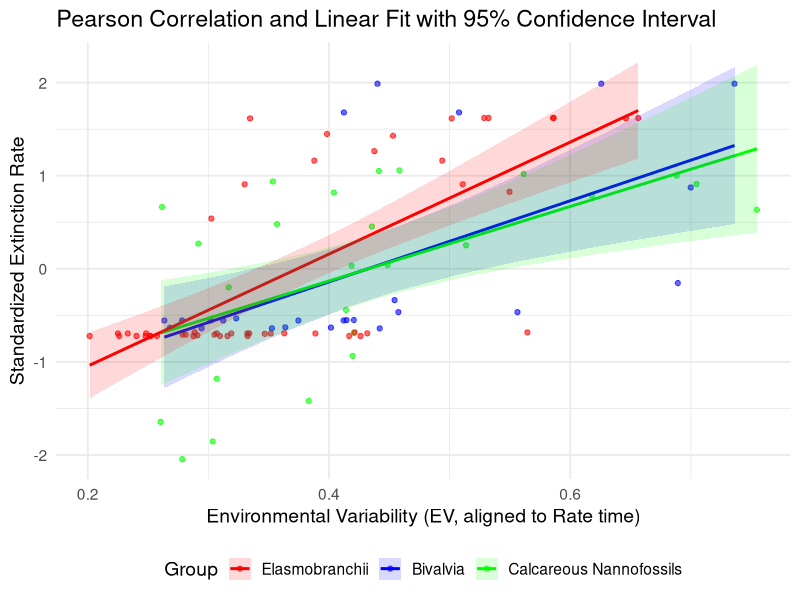

Write the R code that produced this figure.
# Example: Run Pearsen analysis using EV and extinction rates

library(ggplot2)
library(dplyr)
library(zoo)
library(broom)
library(purrr)

# --- Input data ---

# Elasmobranchii
df_elas <- data.frame(
  time_ev = c(64.80 ,64.85 ,64.90 ,64.95 ,65.00 ,65.05 ,65.10 ,65.15 ,65.20 ,65.25 ,65.30 ,65.35 ,65.40 ,65.45 ,65.50 ,65.55 ,65.60 ,65.65 ,65.70 ,65.75 ,65.80 ,65.85 ,65.90 ,65.95 ,66.00 ,66.05 ,66.10 ,66.15 ,66.20 ,66.25 ,66.30 ,66.35 ,66.40 ,66.45 ,66.50 ,66.55 ,66.60 ,66.65 ,66.70 ,66.75 ,66.80 ,66.85 ,66.90 ,66.95 ,67.00 ,67.05 ,67.10 ,67.15 ,67.20),
  ev = c(0.236799883186799 ,0.253634098862893 ,0.246739022889569 ,0.269819275061002 ,0.211498965112990 ,0.164941232240170 ,0.449895284061465 ,0.339298149006851 ,0.230256631933244 ,0.312379416940880 ,0.299465421540500 ,0.452992438960763 ,0.285009539064241 ,0.297224642295163 ,0.267897226027837 ,0.317575654957502 ,0.259260420097244 ,0.360594464629952 ,0.296934093006701 ,0.258625054838900 ,0.460564510077631 ,0.426274490021416 ,0.298130755077545 ,0.465424564604910 ,0.632331939246865 ,0.696408406786895 ,0.513247493330278 ,0.583952775003094 ,0.592344727672057 ,0.564910125745086 ,0.415764675615043 ,0.515287217639797 ,0.417776548630623 ,0.281256251286183 ,0.503639535203430 ,0.536776425600474 ,0.595411044571941 ,0.455076986164876 ,0.301400281264904 ,0.448440748752084 ,0.372685637683628 ,0.328309852596556 ,0.231403401939747 ,0.308152351940587 ,0.357172541832732 ,0.244885532898636 ,0.191892005380933 ,0.341171329768121 ,0.388730510742716),
  time_rate = c(64.8106829107744 ,64.8606919332211 ,64.9107009556677 ,64.9607099781144 ,65.0107190005611 ,65.0607280230078 ,65.1107370454545 ,65.1607460679012 ,65.2107550903479 ,65.2607641127946 ,65.3107731352413 ,65.3607821576879 ,65.4107911801346 ,65.4608002025813 ,65.5108092250280 ,65.5608182474747 ,65.6108272699214 ,65.6608362923681 ,65.7108453148148 ,65.7608543372615 ,65.8108633597082 ,65.8608723821548 ,65.9108814046015 ,65.9608904270482 ,66.0108994494949 ,66.0609084719416 ,66.1109174943883 ,66.1609265168350 ,66.2109355392817 ,66.2609445617284 ,66.3109535841750 ,66.3609626066217 ,66.4109716290684 ,66.4609806515151 ,66.5109896739618 ,66.5609986964085 ,66.6110077188552 ,66.6610167413019 ,66.7110257637486 ,66.7610347861952 ,66.8110438086419 ,66.8610528310886 ,66.9110618535353 ,66.9610708759820 ,67.0110798984287 ,67.0610889208754 ,67.1110979433221 ,67.1611069657688 ,67.2111159882155),
  rate = c(0.148022214553192 ,0.148022214553192 ,0.147974997033848 ,0.147939058056351 ,0.147939058056351 ,0.147939058056351 ,0.147953548100265 ,0.147953548100265 ,0.147953548100265 ,0.147930926984172 ,0.147930926984172 ,0.147979165780219 ,0.147979165780219 ,0.152997302427836 ,0.159140534983040 ,0.159140534983040 ,0.159140534983040 ,0.165858724242965 ,0.178715832479639 ,1.118475835042440 ,1.802119471560610 ,1.817298165186010 ,1.946004044913530 ,1.946260491502190 ,1.946260491502190 ,1.948997743798640 ,1.949110591279580 ,1.949110591279580 ,1.949110591279580 ,1.949110591279580 ,1.675583435639920 ,1.596994669278490 ,1.596906722918600 ,1.401775988133570 ,1.401775988133570 ,1.339231474354890 ,0.177863466229981 ,0.177863466229981 ,0.170244655150645 ,0.170244655150645 ,0.170244655150645 ,0.170244655150645 ,0.170162603327777 ,0.169040821433648 ,0.169027777442706 ,0.169027777442706 ,0.168995480720691 ,0.168992122949306 ,0.168980387030397)
)

# Bivalvia
df_biva <- data.frame(
  time_ev = c(64.80 ,64.90 ,65.00 ,65.10 ,65.20 ,65.30 ,65.40 ,65.50 ,65.60 ,65.70 ,65.80 ,65.90 ,66.00 ,66.10 ,66.20 ,66.30 ,66.40 ,66.50 ,66.60 ,66.70 ,66.80 ,66.90 ,67.00 ,67.10 ,67.20),
  ev = c(0.278299160632596 ,0.303628544695911 ,0.260387426903683 ,0.383261516089002 ,0.307015972708750 ,0.419718029364620 ,0.420686435010621 ,0.414123318802032 ,0.316893910474467 ,0.418715730089479 ,0.513619601069301 ,0.435601317150003 ,0.754866691095515 ,0.617985392402902 ,0.704774350246598 ,0.688383151825768 ,0.441404109800721 ,0.458406005623202 ,0.561418425456633 ,0.353562044747550 ,0.404049749830561 ,0.261582394782921 ,0.356961727120254 ,0.291658671355605 ,0.448723832856825),
  time_rate = c(64.7925691035634 ,64.8927033997772 ,64.9928376959910 ,65.0929719922049 ,65.1931062884187 ,65.2932405846325 ,65.3933748808463 ,65.4935091770601 ,65.5936434732739 ,65.6937777694877 ,65.7939120657015 ,65.8940463619153 ,65.9941806581291 ,66.0943149543429 ,66.1944492505567 ,66.2945835467706 ,66.3947178429844 ,66.4948521391982 ,66.5949864354120 ,66.6951207316258 ,66.7952550278396 ,66.8953893240534 ,66.9955236202672 ,67.0956579164810 ,67.1957922126948),
  rate = c(0.219499220735929 ,0.219361714888345 ,0.219332950575293 ,0.219332950575293 ,0.219325227093335 ,0.220007869107346 ,0.223387267722684 ,0.223387267722684 ,0.238096903589175 ,2.038714569507060 ,2.039181807178470 ,2.290238826693870 ,2.290238826693870 ,2.290238826693870 ,1.382503263450320 ,0.546580673412398 ,0.397762365985856 ,0.292792185212309 ,0.292792185212309 ,0.159843807042953 ,0.157188483605116 ,0.155513587132741 ,0.151729916931735 ,0.150993584568614 ,0.150581986048923)
)

# Calcareous Nannofossils
df_cala <- data.frame(
  time_ev = c(64.80 ,64.90 ,65.00 ,65.10 ,65.20 ,65.30 ,65.40 ,65.50 ,65.60 ,65.70 ,65.80 ,65.90 ,66.00 ,66.10 ,66.20 ,66.30 ,66.40 ,66.50 ,66.60 ,66.70 ,66.80 ,66.90 ,67.00 ,67.10 ,67.20),
  ev = c(0.278299160632596 ,0.303628544695911 ,0.260387426903683 ,0.383261516089002 ,0.307015972708750 ,0.419718029364620 ,0.420686435010621 ,0.414123318802032 ,0.316893910474467 ,0.418715730089479 ,0.513619601069301 ,0.435601317150003 ,0.754866691095515 ,0.617985392402902 ,0.704774350246598 ,0.688383151825768 ,0.441404109800721 ,0.458406005623202 ,0.561418425456633 ,0.353562044747550 ,0.404049749830561 ,0.261582394782921 ,0.356961727120254 ,0.291658671355605 ,0.448723832856825),
  time_rate = c(64.8, 64.9, 65, 65.1, 65.2, 65.3, 65.4, 65.5, 65.6, 65.7, 65.8, 65.9, 66, 66.1, 66.2, 66.3, 66.4, 66.5, 66.6, 66.7, 66.8, 66.9, 67, 67.1, 67.2),
  rate = c(7.528582479,10.59645565,13.98724974,17.63332995,21.46706149,25.42080958,29.42693943,33.41781625,37.32580524,41.08327162,44.62258061,47.87609741,50.77618723,53.25521528,55.24554678,56.67954693,57.48958096,57.60801406,56.98989359,55.68099548,53.74977779,51.2646986,48.29421597,44.90678796,41.17087264)
)

# Interpolation function: align EV to the time points of Rate
interpolate_ev <- function(time_target, time_ev, ev){
  zoo_ev <- zoo(ev, order.by = time_ev)
  approx_ev <- na.approx(zoo_ev, xout = time_target, rule = 2)
  return(coredata(approx_ev))
}

# Process Elasmobranchii
df_elas$ev_aligned <- interpolate_ev(df_elas$time_rate, df_elas$time_ev, df_elas$ev)
df_elas$group <- "Elasmobranchii"

# Process Bivalvia
df_biva$ev_aligned <- interpolate_ev(df_biva$time_rate, df_biva$time_ev, df_biva$ev)
df_biva$group <- "Bivalvia"

# Process Calcareous Nannofossils
df_cala$ev_aligned <- interpolate_ev(df_cala$time_rate, df_cala$time_ev, df_cala$ev)
df_cala$group <- "Calcareous Nannofossils"

# Merge data, preserving input order
df_all <- bind_rows(df_elas, df_biva, df_cala)

# --- Standardize data ----
df_all <- df_all %>%
  group_by(group) %>%
  mutate(rate_standardized = scale(rate)) %>%  # Standardize rate
  ungroup()

# Split data by group
result_list <- df_all %>%
  group_split(group)

# Preserve merge order (ensure output matches input order)
input_order <- unique(df_all$group)

# Name split results to ensure correspondence
group_names <- df_all %>%
  group_by(group) %>%
  group_keys() %>%
  pull(group)

names(result_list) <- group_names

# Compute linear fit and confidence interval for each group, calculate Pearson correlation
fit_and_predict <- function(df_sub){
  fit <- lm(rate_standardized ~ ev_aligned, data = df_sub)
  pred <- predict(fit, interval = "confidence")
  df_sub <- cbind(df_sub, pred)
  # Store fitted values in the data frame
  df_sub$fit_values <- fit$fitted.values
  list(data = df_sub, cor = cor(df_sub$rate_standardized, df_sub$ev_aligned, method = "pearson"))
}

result_fits <- map(result_list, fit_and_predict)

# Merge predicted data for plotting
df_plot <- bind_rows(lapply(result_fits, function(x) x$data))

# Compute correlation coefficients and p-values for each group, ordered by input sequence
cor_values_and_pvalues <- sapply(result_fits, function(x) {
  cor_test <- cor.test(x$data$rate_standardized, x$data$ev_aligned, method = "pearson")
  cor_val <- cor_test$estimate  # correlation coefficient
  p_value <- cor_test$p.value  # p-value
  # Return formatted correlation and p-value
  paste0(round(cor_val, 4), " (p = ", format.pval(p_value), ")")
})

# Arrange by input order and print
cor_values_and_pvalues <- cor_values_and_pvalues[input_order]
print(cor_values_and_pvalues)

# Plotting
ggplot(df_plot, aes(x = ev_aligned, y = rate_standardized, color = group, fill = group)) +
  geom_point(alpha = 0.6) +
  geom_line(aes(y = fit_values), size = 1) +  # Use stored fitted values
  geom_ribbon(aes(ymin = lwr, ymax = upr), alpha = 0.15, color = NA) +
  theme_minimal(base_size = 14) +
  labs(
    x = "Environmental Variability (EV, aligned to Rate time)",
    y = "Standardized Extinction Rate",
    title = "Pearson Correlation and Linear Fit with 95% Confidence Interval",
    color = "Group",
    fill = "Group"
  ) +
  scale_color_manual(values = c("Elasmobranchii" = "red", 
                                "Bivalvia" = "blue", 
                                "Calcareous Nannofossils" = "green"),
                     breaks = c("Elasmobranchii", "Bivalvia", "Calcareous Nannofossils")) +
  scale_fill_manual(values = c("Elasmobranchii" = "red", 
                               "Bivalvia" = "blue", 
                               "Calcareous Nannofossils" = "green"),
                    breaks = c("Elasmobranchii", "Bivalvia", "Calcareous Nannofossils")) +
  theme(legend.position = "bottom")
